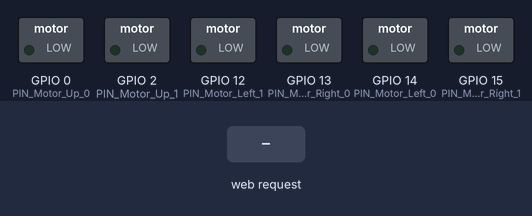
Recording of a sketch running on a simulated ESP8266 (NodeMCU). Shown: switched loads named in the sketch (green lamp = pin HIGH). Inputs (shaded band) come from the test bench. What the sketch prints to the serial monitor is not drawn.

Above: at 2.2 s.
2.3 s: HTTP request GET /motorUpUp received
At 2.9 s:
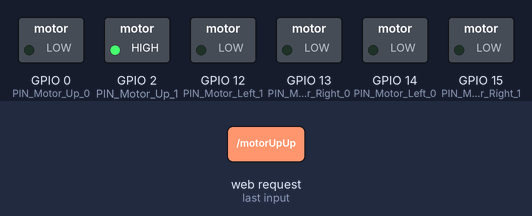
3.8 s: HTTP request GET /motorUpDown received
At 5.0 s:
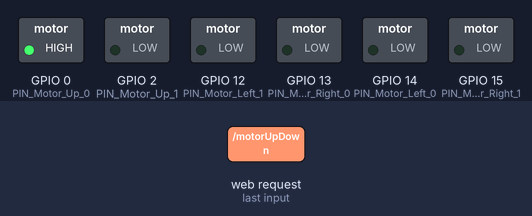
5.3 s: HTTP request GET /motorFata received
At 6.4 s:
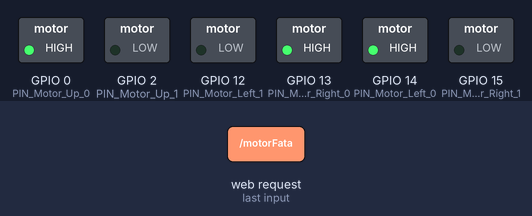
6.8 s: HTTP request GET /motorUpStop received
At 7.5 s:
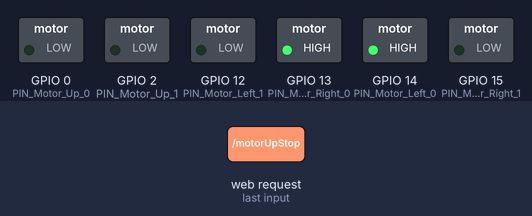
8.3 s: HTTP request GET /motorSpate received
At 8.6 s:
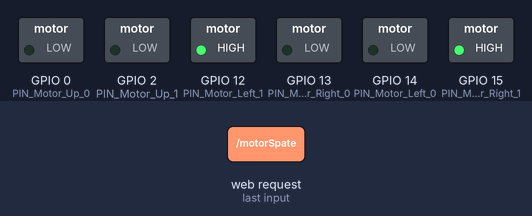
9.8 s: HTTP request GET /motorLeft received
At 11.0 s:
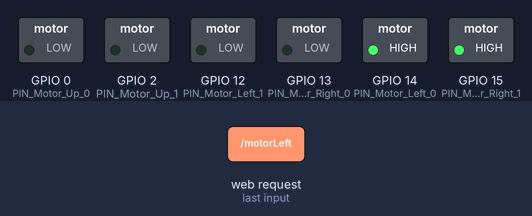
Timing chart, 0 to 12.3 s (numbered marks = the images above; inputs shaded):
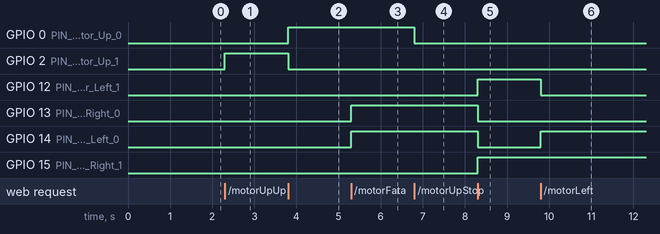

Measured:
- after the input at 2.3 s, GPIO 2 (PIN_Motor_Up_1): LOW → HIGH at once
- after the input at 3.8 s, GPIO 0 (PIN_Motor_Up_0): LOW → HIGH at once; GPIO 2 (PIN_Motor_Up_1): HIGH → LOW at once
- after the input at 5.3 s, GPIO 13 (PIN_Motor_Right_0), GPIO 14 (PIN_Motor_Left_0): LOW → HIGH at once
- after the input at 6.8 s, GPIO 0 (PIN_Motor_Up_0): HIGH → LOW at once
- after the input at 8.3 s, GPIO 12 (PIN_Motor_Left_1), GPIO 15 (PIN_Motor_Right_1): LOW → HIGH at once; GPIO 13 (PIN_Motor_Right_0), GPIO 14 (PIN_Motor_Left_0): HIGH → LOW at once
- after the input at 9.8 s, GPIO 12 (PIN_Motor_Left_1): HIGH → LOW at once; GPIO 14 (PIN_Motor_Left_0): LOW → HIGH at once

The sketch:

Arduino.ino
```cpp
#include <ESP8266WiFi.h>
#include <WiFiClient.h>
#include <ESP8266WebServer.h>

#ifndef APSSID
#define APSSID "TestMyCar"   //SSID
#define APPSK  "00000000" //Password
#endif

/* Set these to your desired credentials. */
const char *ssid = APSSID;
const char *password = APPSK;

ESP8266WebServer server(80);

int PIN_Motor_Left_0 = 14;
int PIN_Motor_Left_1 = 12;

int PIN_Motor_Right_0 = 13;
int PIN_Motor_Right_1 = 15;

int PIN_Motor_Up_0 = 0;
int PIN_Motor_Up_1 = 2;

String cssButton1 = "style='text-transform: uppercase; font-weight: bold; background: #3f51b5; padding: 10px 20px; width: 100%; text-decoration: none; color: #fff; border-radius: 10px 0px 0px 10px;'";
String cssButton2 = "style='text-transform: uppercase; font-weight: bold; background: #f44336; padding: 10px 20px; width: 100%; text-decoration: none; color: #fff; '";
String cssButton3 = "style='text-transform: uppercase; font-weight: bold; background: #3f51b5; padding: 10px 20px; width: 100%; text-decoration: none; color: #fff; border-radius: 0px 10px 10px 0px;'";

String cssButton10 = "style='text-transform: uppercase; font-weight: bold; background: #03a9f4; padding: 10px 20px; width: 100%; text-decoration: none; color: #fff; border-radius: 10px 0px 0px 10px;'";
String cssButton30 = "style='text-transform: uppercase; font-weight: bold; background: #03a9f4; padding: 10px 20px; width: 100%; text-decoration: none; color: #fff; border-radius: 0px 10px 10px 0px;'";
String cssButton4 = "style='text-transform: uppercase; font-weight: bold; background: #03a9f4; padding: 10px 20px; width: 100%; text-decoration: none; color: #fff; border-radius: 10px 10px 0 0;'";
String cssButton5 = "style='text-transform: uppercase; font-weight: bold; background: #03a9f4; padding: 10px 20px; width: 100%; text-decoration: none; color: #fff; border-radius: 0 0 10px 10px;'";


String htmlHeadr = "<meta name='viewport' content='width=device-width, initial-scale=1.0, maximum-scale=1.0, user-scalable=no' />";
String htmlTop = "<center><h2><a style='text-decoration: none;' href='/'>Custom Forklift App</a></h2></center>";
String htmlElevator = "<hr><center><b>Elevator:</b><br><br> <a " +cssButton1+ " href='/motorUpUp'>Up</a> <a " +cssButton2+ " href='/motorUpStop'>Stop</a> <a " +cssButton3+ " href='/motorUpDown'>Down</a> </center> <br>";

String htmlMoving = "<hr><center> <br><br> <a " +cssButton4+ " href='/motorFata'>Front</a> <br><br><br> <a " +cssButton10+ " href='/motorLeft'>Left&nbsp;</a> <a " +cssButton2+ " href='/motorStop'>Stop</a> <a " +cssButton30+ " href='/motorRight'>Right</a> <br><br><br> <a " +cssButton5+ " href='/motorSpate'>Rear</a> </center> <br>";

String htmlEnd = "<hr>";
void serverReponseFull(){
  server.send(200, "text/html", htmlHeadr + htmlTop +htmlElevator + htmlMoving + htmlEnd);
}
void serverReponseFull(String custom){
  server.send(200, "text/html", htmlHeadr + htmlTop +htmlElevator + htmlMoving + htmlEnd);
}

void handleRoot() {
  serverReponseFull();
}
void motorUpUp(){
  digitalWrite(PIN_Motor_Up_0, false);
  digitalWrite(PIN_Motor_Up_1, true);
  serverReponseFull();
}
void motorUpStop(){
  digitalWrite(PIN_Motor_Up_0, false);
  digitalWrite(PIN_Motor_Up_1, false);
  serverReponseFull();
}
void motorUpDown(){
  digitalWrite(PIN_Motor_Up_0, true);
  digitalWrite(PIN_Motor_Up_1, false);
  serverReponseFull();
}

void motorFata(){
  digitalWrite(PIN_Motor_Left_0, true);
  digitalWrite(PIN_Motor_Left_1, false);
  digitalWrite(PIN_Motor_Right_0, true);
  digitalWrite(PIN_Motor_Right_1, false);
  serverReponseFull();
}
void motorSpate(){
  digitalWrite(PIN_Motor_Left_0, false);
  digitalWrite(PIN_Motor_Left_1, true);
  digitalWrite(PIN_Motor_Right_0, false);
  digitalWrite(PIN_Motor_Right_1, true);
  serverReponseFull();
}
void motorLeft(){
  digitalWrite(PIN_Motor_Left_0, true);
  digitalWrite(PIN_Motor_Left_1, false);
  digitalWrite(PIN_Motor_Right_0, false);
  digitalWrite(PIN_Motor_Right_1, true);
  serverReponseFull();
}
void motorRight(){
  digitalWrite(PIN_Motor_Left_0, false);
  digitalWrite(PIN_Motor_Left_1, true);
  digitalWrite(PIN_Motor_Right_0, true);
  digitalWrite(PIN_Motor_Right_1, false);
  serverReponseFull();
}
void motorStop(){
  digitalWrite(PIN_Motor_Left_0, false);
  digitalWrite(PIN_Motor_Left_1, false);
  digitalWrite(PIN_Motor_Right_0, false);
  digitalWrite(PIN_Motor_Right_1, false);
  serverReponseFull();
}

void setup() {

  delay(1000);
  Serial.begin(115200);
  Serial.println();
  Serial.println("Configuring access point...");

  pinMode(PIN_Motor_Left_0, OUTPUT);
  pinMode(PIN_Motor_Left_1, OUTPUT);
  pinMode(PIN_Motor_Right_0, OUTPUT);
  pinMode(PIN_Motor_Right_1, OUTPUT);
  pinMode(PIN_Motor_Up_0, OUTPUT);
  pinMode(PIN_Motor_Up_1, OUTPUT);
  Serial.println("Motors are ready to use.");


  WiFi.softAP(ssid, password);

  IPAddress myIP = WiFi.softAPIP();
  Serial.print("AP IP address: ");
  Serial.println(myIP);
  server.on("/", handleRoot);
  server.on("/motorUpUp", motorUpUp);
  server.on("/motorUpStop", motorUpStop);
  server.on("/motorUpDown", motorUpDown);

  server.on("/motorFata", motorFata);
  server.on("/motorSpate", motorSpate);
  server.on("/motorLeft", motorLeft);
  server.on("/motorRight", motorRight);
  server.on("/motorStop", motorStop);
  server.begin();
  Serial.println("HTTP server started");
}

void loop() {
  server.handleClient();

}
```
